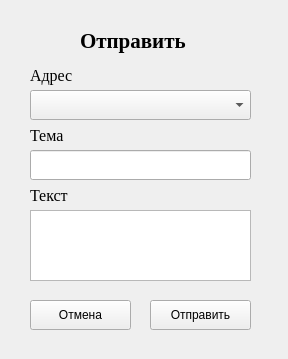
<?xml version="1.0" encoding="UTF-8"?>
<ui version="4.0">
 <class>Form</class>
 <widget class="QWidget" name="Form">
  <property name="geometry">
   <rect>
    <x>0</x>
    <y>0</y>
    <width>288</width>
    <height>359</height>
   </rect>
  </property>
  <property name="windowTitle">
   <string>Form</string>
  </property>
  <widget class="QPushButton" name="b_ok">
   <property name="geometry">
    <rect>
     <x>150</x>
     <y>300</y>
     <width>101</width>
     <height>30</height>
    </rect>
   </property>
   <property name="text">
    <string>Отправить</string>
   </property>
  </widget>
  <widget class="QComboBox" name="email">
   <property name="geometry">
    <rect>
     <x>30</x>
     <y>90</y>
     <width>221</width>
     <height>30</height>
    </rect>
   </property>
   <property name="font">
    <font>
     <family>Times New Roman</family>
     <pointsize>12</pointsize>
    </font>
   </property>
  </widget>
  <widget class="QTextEdit" name="note">
   <property name="geometry">
    <rect>
     <x>30</x>
     <y>210</y>
     <width>221</width>
     <height>71</height>
    </rect>
   </property>
   <property name="font">
    <font>
     <family>Times New Roman</family>
     <pointsize>12</pointsize>
    </font>
   </property>
  </widget>
  <widget class="QLineEdit" name="topic">
   <property name="geometry">
    <rect>
     <x>30</x>
     <y>150</y>
     <width>221</width>
     <height>30</height>
    </rect>
   </property>
   <property name="font">
    <font>
     <family>Times New Roman</family>
     <pointsize>12</pointsize>
    </font>
   </property>
  </widget>
  <widget class="QLabel" name="label">
   <property name="geometry">
    <rect>
     <x>30</x>
     <y>60</y>
     <width>49</width>
     <height>30</height>
    </rect>
   </property>
   <property name="font">
    <font>
     <family>Times New Roman</family>
     <pointsize>12</pointsize>
    </font>
   </property>
   <property name="text">
    <string>Адрес</string>
   </property>
  </widget>
  <widget class="QLabel" name="label_2">
   <property name="geometry">
    <rect>
     <x>30</x>
     <y>120</y>
     <width>49</width>
     <height>30</height>
    </rect>
   </property>
   <property name="font">
    <font>
     <family>Times New Roman</family>
     <pointsize>12</pointsize>
    </font>
   </property>
   <property name="text">
    <string>Тема</string>
   </property>
  </widget>
  <widget class="QLabel" name="label_3">
   <property name="geometry">
    <rect>
     <x>30</x>
     <y>180</y>
     <width>49</width>
     <height>30</height>
    </rect>
   </property>
   <property name="font">
    <font>
     <family>Times New Roman</family>
     <pointsize>12</pointsize>
    </font>
   </property>
   <property name="text">
    <string>Текст</string>
   </property>
  </widget>
  <widget class="QPushButton" name="b_cancel">
   <property name="geometry">
    <rect>
     <x>30</x>
     <y>300</y>
     <width>101</width>
     <height>30</height>
    </rect>
   </property>
   <property name="text">
    <string>Отмена</string>
   </property>
  </widget>
  <widget class="QLabel" name="label_4">
   <property name="geometry">
    <rect>
     <x>80</x>
     <y>20</y>
     <width>121</width>
     <height>41</height>
    </rect>
   </property>
   <property name="font">
    <font>
     <family>Times New Roman</family>
     <pointsize>16</pointsize>
     <bold>true</bold>
    </font>
   </property>
   <property name="text">
    <string>Отправить</string>
   </property>
  </widget>
 </widget>
 <resources/>
 <connections/>
</ui>
